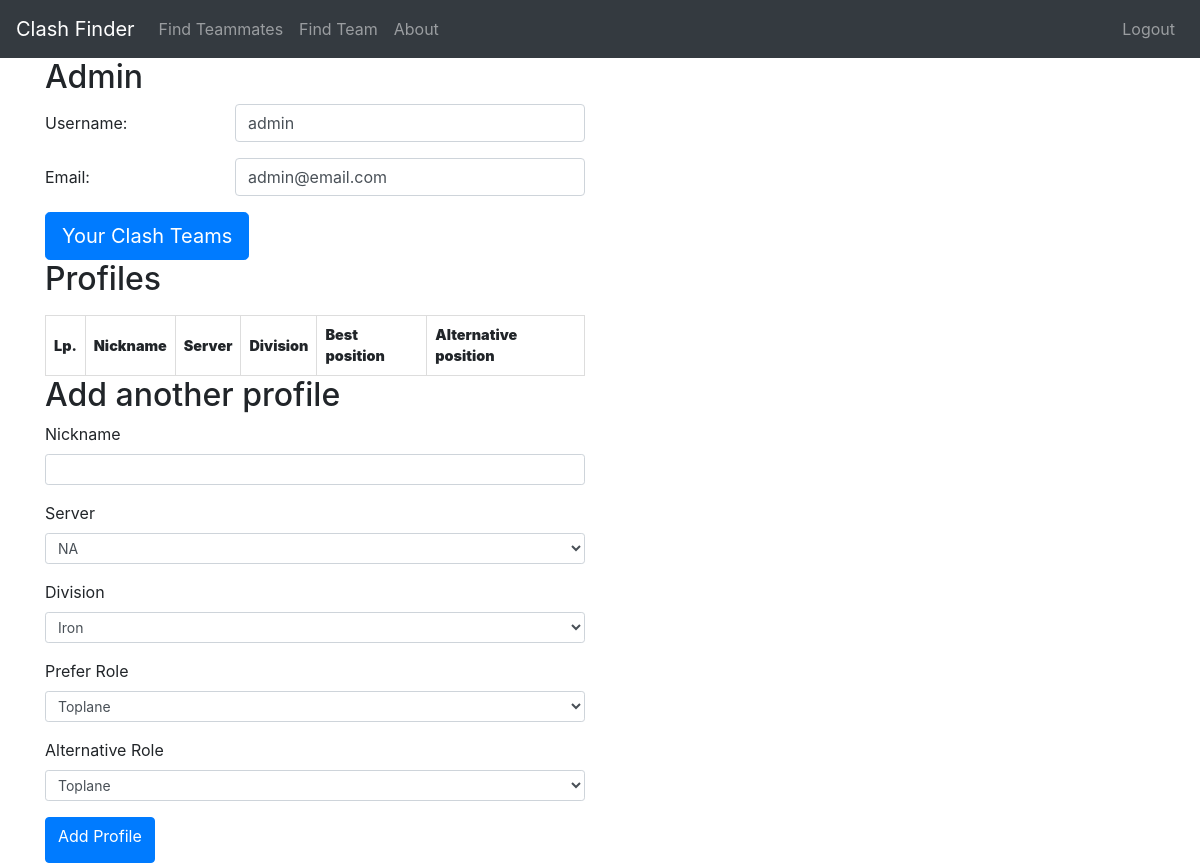
The page /user/admin (signed in) on the database as committed earlier.
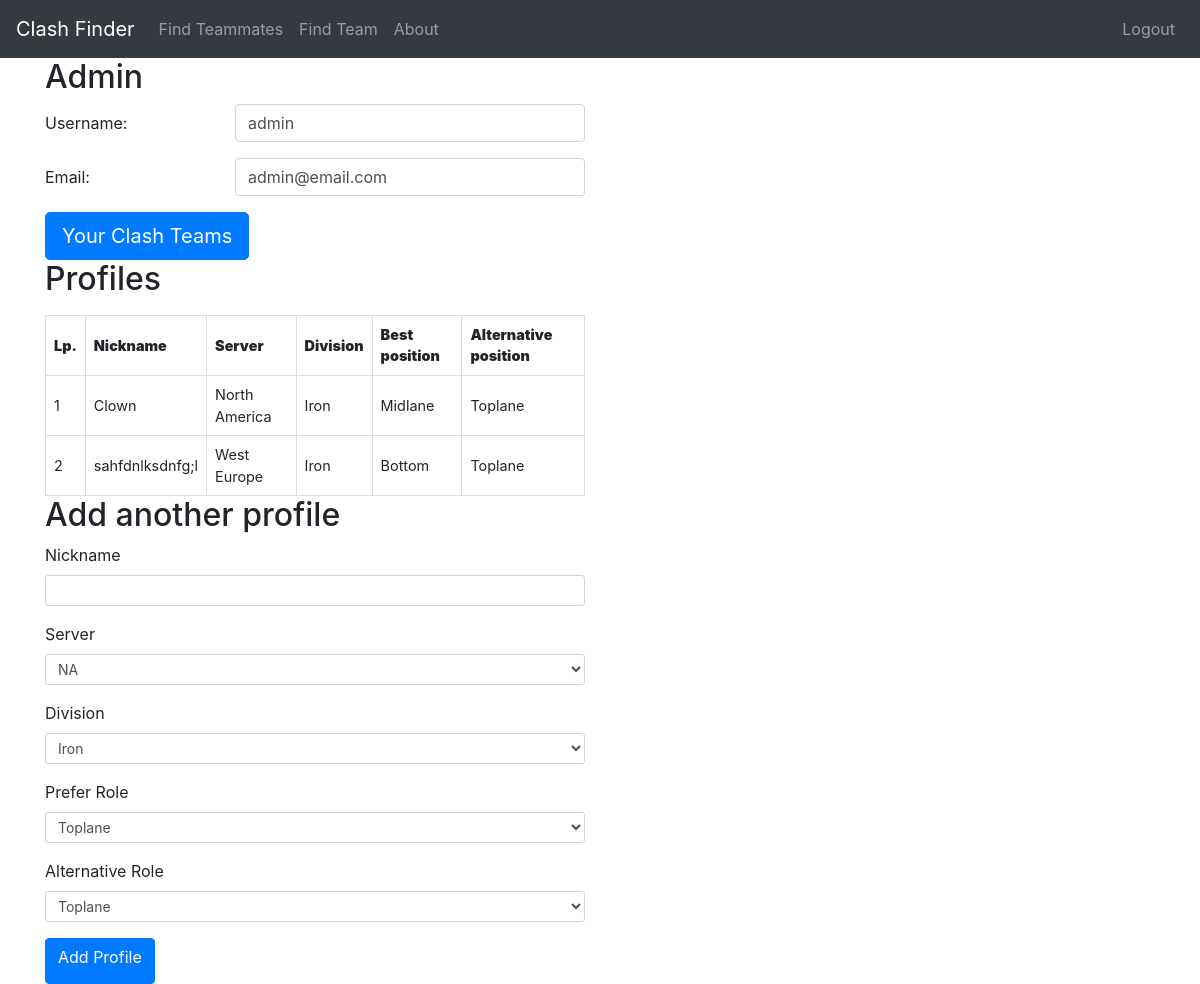
The same page on the database as committed later.
### models.py (models this page shows, shortened)
class User(UserMixin, db.Model):
    id = db.Column(db.Integer, primary_key=True)
    username = db.Column(db.String(64), index=True, unique=True)
    email = db.Column(db.String(120), unique=True, index=True)
    password_hash = db.Column(db.String(128))
    profiles = db.relationship('Profile', backref='Player', lazy='dynamic',
                               cascade="all, delete, delete-orphan")  # powiązanie z kontem uzytkownika
    reports = db.relationship('ReportPlayer', backref='Report', lazy='dynamic',
                              cascade="all, delete, delete-orphan")  # powiązanie z kontem uzytkownika

class Profile(UserMixin, db.Model):
    id = db.Column(db.Integer, primary_key=True)
    nickname = db.Column(db.String(64), index=True, unique=True)
    server = db.Column(db.String(10), index=True)
    division = db.Column(db.String(20), index=True)
    best_position = db.Column(db.String(20), index=True)
    alternative_position = db.Column(db.String(20), index=True)
    user_id = db.Column(db.Integer, db.ForeignKey('user.id'))
    clash_team = db.relationship('ClashTeam', backref='host', lazy='dynamic')
    reported = db.relationship('ReportPlayer', backref='Reported', lazy='dynamic',
                              cascade="all, delete, delete-orphan")  # powiązanie z reportowanym profilem

### routes.py (the view)
@app.route('/user/<username>', methods=['GET', 'POST'])
@login_required
def user(username):
    user = User.query.filter_by(username=username).first_or_404()
    profiles = Profile.query.filter_by(user_id=user.id).all()
    if len(profiles) == 0:
        profiles = []
    form = ProfileForm()
    return render_template('user.html', profiles=profiles, form=form, user=current_user, title='User Profile')

### forms.py
class ProfileForm(FlaskForm):
    nickname = StringField('Nickname', validators=[DataRequired()])
    server = SelectField('Server', choices=servers,
                         validators=[DataRequired()])
    division = SelectField('Division', choices=divisions,
                           validators=[DataRequired()])
    pref_role = SelectField(
        'Prefer Role', choices=positions, validators=[DataRequired()])
    alternative_role = SelectField('Alternative Role', choices=positions, validators=[
                                   DataRequired(), DifferentRole('pref_role')])
    submit = SubmitField('Add Profile')

### models.py (called while the page is built)
@login.user_loader
def load_user(id):
    return User.query.get(int(id))

### templates/user.html (shortened to what this page needs)
<!DOCTYPE html>
<html>
	<head>
		<link rel="stylesheet" href="https://maxcdn.bootstrapcdn.com/bootstrap/4.5.2/css/bootstrap.min.css">
	</head>
    <body>
		<nav class="navbar navbar-expand-sm bg-dark navbar-dark">
			<a class="navbar-brand">Clash Finder</a>
			<ul class="navbar-nav">
				<li class="nav-item">
					<a class="nav-link" href="#">Find Teammates</a>
				</li>
				<li class="nav-item">
					<a class="nav-link" href="#">Find Team</a>
				</li>
				<li class="nav-item">
					<a class="nav-link" href="#">About</a>
				</li>
			</ul>
			<ul class="navbar-nav ml-auto">
				<li class="nav-item">
					<form method="post" action="{{ url_for('logout') }}">
						<button type="submit" class="btn btn-link nav-link">Logout</button>
					</form>
				</li>
			</ul>
		</nav>
        <div class="container">
            <div class="row">
                <div class="col-sm-6">
                    <h2>{{ user.username | title }}</h2>
                        <div class="account-info">
                            <div class="form-group row">
                                <label for="username" class="col-sm-4 col-form-label">Username:</label>
                                <div class="col-sm-8">
                                    <div class="form-control">{{ user.username }}</div>
                                </div>
                            </div>
                        </div>
                        <div class="account-info">
                            <div class="form-group row">
                                <label for="email" class="col-sm-4 col-form-label">Email:</label>
                                <div class="col-sm-8">
                                    <div class="form-control">{{ user.email }}</div>
                                </div>
                            </div>
                        </div>
						<a href="{{ url_for('yourteams', username=user.username) }}" class="btn btn-primary btn-lg">Your Clash Teams</a>
						<div class="account-info">
							<label for="profiles"><h2>Profiles</h2></label>
							<table>
								<thead>
									<tr>
										<th><strong>Lp.</strong></th>
										<th><strong>Nickname</strong></th>
										<th><strong>Server</strong></th>
										<th><strong>Division</strong></th>
										<th><strong>Best position</strong></th>
										<th><strong>Alternative position</strong></th>
									</tr>
								</thead>
								<tbody>
									{% for profile in profiles %}
									<tr>
										<td>{{ loop.index }}</td>
										<td>{{ profile.nickname }}</td>
										<td>{{ profile.server }}</td>
										<td>{{ profile.division }}</td>
										<td>{{ profile.best_position }}</td>
										<td>{{ profile.alternative_position }}</td>
									</tr>
									{% endfor %}
								</tbody>
							</table>
						</div>
					<h2>Add another profile</h2>
					<form method="POST" action="{{ url_for('create_profile', username=user.username) }}">
						<div class="form-group">
							{{ form.nickname.label(class="form-control-label") }}
							{{ form.nickname(class="form-control form-control-sm") }}
						</div>
						<div class="form-group">
							{{ form.server.label(class="form-control-label") }}
							{{ form.server(class="form-control form-control-sm") }}
						</div>
						<div class="form-group">
							{{ form.division.label(class="form-control-label") }}
							{{ form.division(class="form-control form-control-sm") }}
						</div>
						<div class="form-group">
							{{ form.pref_role.label(class="form-control-label") }}
							{{ form.pref_role(class="form-control form-control-sm") }}
						</div>
						<div class="form-group">
							{{ form.alternative_role.label(class="form-control-label") }}
							{{ form.alternative_role(class="form-control form-control-sm") }}
						</div>
						<button type="submit" class="btn btn-primary">{{ form.submit.label }}</button>
					</form>
				</div>
			</div>
		</div>
	</body>
</html>

### templates/user.html (style rules this page uses)
table { border-collapse: collapse; font-size: 0.9em; border: 1px solid #ddd; }
th { border: 1px solid #ddd; padding: 8px; text-align: left; }
td { border: 1px solid #ddd; padding: 8px; }

Rows that differ between the two databases and show on the page:
added Profile: nickname "Clown", server "North America", division "Iron", best_position "Midlane", alternative_position "Toplane"
added Profile: nickname "sahfdnlksdnfg;l", server "West Europe", division "Iron", best_position "Bottom", alternative_position "Toplane"
